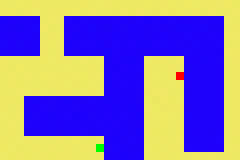
%> input picture Path_AstarB/Path_AstarB/2.jpg, 30 x 20 px (shown 8 times larger)
$ octave --eval "Path_AstarB;"   (GNU Octave 9; MATLAB toolbox functions it lacks are replaced by stand-ins)
%> lines starting %> are read from the running program, lines starting %| are printed output that depends on the picture; in (x1, y1, x2, y2) boxes, pixels count from 0 and x2, y2 are one past the last pixel; in counts of white or black regions, pixels touching at a corner belong together; the program's own positions count from 1
% Astar algorithm of route planning
% Copyright(c) 2009-2014, by Chenglong Xu, All rights reserved.
% Northeastern University, Shenyang, China
% 2018/6/6 14:36:03
function Path_AstarB
clc;
clear;
close all;
%%%%%%%%%%%%%%%%%%%%%%%%%%%%%%%%%%%%%%%%%%%%%%%%%%%%%%%%%%%读入地图
img=imread('2.jpg');
%> img is the input picture: size 20x30x3 uint8; mean R, G, B 133.7, 116.6, 174.8
[rows,cols,channel]=size(img);
%> rows = 20; cols = 30; channel = 3
for i=1:rows
    for j=1:cols
      if img(i,j,1)<=40&&img(i,j,2)>=230&&img(i,j,3)<=40%Start点
       StartP(1,1)=i; StartP(1,2)=j;
      end
      if 230<=img(i,j,1)&&img(i,j,2)<=40&&img(i,j,3)<=40%End点
       EndP(1,1)=i; EndP(1,2)=j;
      end
    end
end
%> after the loop, EndP = [10 23]; StartP = [19 13]
thresh=graythresh(img);
%> thresh = 0.653
im=im2bw(img,thresh);%01二维地图
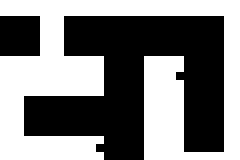
%> im: size 20x30 logical (shown 8 times larger); 49.7% white; 1 white region, box (x1, y1, x2, y2) and area: (0, 0, 30, 20) 298
map = ones(rows,cols); %img为二值化矩阵，不能直接改变需定义中间map矩阵
ow=0.5;%颜色中心
for i=1:rows
    for j=1:cols
      if im(i,j)==0
         map(i,j)=2;
      end
    end
end
%> map: size 20x30 double; values 1 (black) and 2 (white), 50.3% white; 1 black region, box (x1, y1, x2, y2) and area: (0, 0, 30, 20) 298
% [7 lines of commented-out code are left out]
%%%%%%%%%%%%%%%%%%%%%%%%%%%%%%%%%%%%%%%%%%%%%%%%%%%%%%%%%%%%%
%%  set up color map for display
%       R/255 G/255 B/255
cmap = [0.8 1 1;    % 1 - white - clear cell 第一个位置 colormap1颜色
        0 0 0;      % 2 - black - obstacle 障碍
        1 0 0;      % 3 - red -  end  终点
        0 0 1;      % 4 - blue - new-delete 新的点但是又被淘汰的
        0 1 0;      % 5 - green - start 起点
        0.5 0 0.5;  % 6 - Popul –
        1 0 1;      % 7 - Pitch – lastpath 最后规划的轨迹
        1 1 0];     % 8 - Yellow – history 历史搜索方向
colormap(cmap);
start_r=StartP(1,1);
%> start_r = 19
start_c=StartP(1,2);
%> start_c = 13
end_r=EndP(1,1);
%> end_r = 10
end_c=EndP(1,2);
%> end_c = 23
map(start_r,start_c) = 5; % 设置起点颜色
map(end_r,end_c) = 3; % 设置终点颜色
%ShowMap(ow,map,cols,rows);
%获取始点、终点索引
start_node = sub2ind(size(map), start_r, start_c); %将元素map（start_r, start_c)的下标转换成线性索引号 列搜索
%> start_node = 259
end_node = sub2ind(size(map), end_r, end_c);
%> end_node = 450
% 探索矩阵初始化
CheckPath = Inf(rows,cols);
CheckPath(start_node) = 0;
%定义H函数
[X, Y] = meshgrid (1:1:cols, 1:1:rows);
H = abs(Y - end_r) + abs(X - end_c);%H 曼哈顿距离
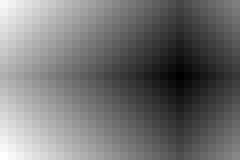
%> H: size 20x30 double (shown 8 times larger); min 0, max 32, mean 14.4; drawn with min black and max white
f = Inf(rows,cols);
f(start_node) = H(start_node);
%> f: size 20x30 double; 99.83% of the values are NaN or infinite; the others: min 19, max 19, mean 19
% 对于每个网格单元，这个数组保存其父节点的索引。
parent=zeros(rows,cols); %父节点索引
num=0;
Depth=0;%移动步数
%%主循环
%%
t0=cputime;%开始计时
while 1 %不断迭代
 num=num+1;%搜索次数
      fprintf('【INFO:--------------算法运行次数：%d】\n',num);
 %更新状态图
 map(start_node)= 5;
 map(end_node) = 3;
% ShowMap(ow,map,cols,rows);
  [~, current] = min(f(:)); %返回当前f最小值的索引
  [min_dist, ~] = min(CheckPath(:)); %返回当前距离数组所有数的最小值。min(CheckPath)为按列返回最小值
  if ((current == end_node) || isinf(min_dist)) %搜索到目标点或者全部搜索完，结束循环
    scrsz = get(0,'ScreenSize');  % 获取屏幕分辨率
    set(gcf,'Position',[scrsz(1) scrsz(2) ceil(cols/50*scrsz(3)/1.5) ceil(rows/30*scrsz(4)/1.5)]);
     t1=cputime-t0;%计算时间
     fprintf('【INFO:--------------运行时间:%3.3fs 】\n',t1);
     fprintf('【INFO:--------------路径规划完成！   】\n');
       break;
  end;
map(current) = 8; %将当前颜色标为黄色
f(current) = Inf;  %当前区域在距离数组中设置为无穷，表示已搜索
 [i,j] = ind2sub(size(CheckPath), current); %返回当前位置的坐标
neighbor = [i-1,j;
            i+1,j;
            i,j+1;
            i,j-1]; %确定当前位置的上下左右区域
outRangetest = (neighbor(:,1)<1) + (neighbor(:,1)>rows) +...
                   (neighbor(:,2)<1) + (neighbor(:,2)>cols ); %判断下一次搜索的区域是否超出限制。
locate = find(outRangetest>0); %返回超限点的行数
neighbor(locate,:)=[]; %在下一次搜索区域里去掉超限点，搜索到边界了
neighborIndex = sub2ind(size(map),neighbor(:,1),neighbor(:,2)); %返回下次搜索区域的索引号。neighbor(1,1) neighbor(1,2)---neighbor(n,1) neighbor(n,2)
for i=1:length(neighborIndex) %4个
if (map(neighborIndex(i))~=2) && (map(neighborIndex(i))~=8 && map(neighborIndex(i))~= 5)
    map(neighborIndex(i)) = 4; %如果下次搜索的点不是障碍，不是起点，没有搜索过就标为蓝色
 if CheckPath(neighborIndex(i))> min_dist + 1      %Inf
      CheckPath(neighborIndex(i)) = min_dist+1;%
        parent(neighborIndex(i)) = current; %如果在距离数组里，当前索引选为父索引
        Depth=Depth+1;
        f(neighborIndex(i))=H(neighborIndex(i))+Depth;%f=H+G 当只有H最优化时速度快但不准（大地图）
  end
 end
end
end
%> this loop made 263 passes
%> (current, j, outRangetest, neighborIndex) on passes 1, 2, 4: (259, 13, [0; 0; 0; 0], [258; 260; 279; 239]), (258, 13, [0; 0; 0; 0], [257; 259; 278; 238]), (238, 12, [0; 0; 0; 0], [237; 239; 258; 218])
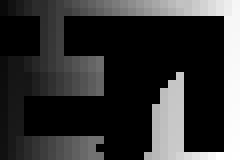
%> parent: size 20x30 double (shown 8 times larger); min 0, max 580, mean 123; drawn with min black and max white
%> after the loop, Depth = 272; neighbor = [19 20; 20 21; 20 19]; num = 263; scrsz = [1 1 1 1]; t1 = 0.16
%%画图
figure(1)
if (isinf(CheckPath(end_node)))
    route = []; %不知道route大小
else
    %提取路线索引，不为0的
   route =end_node;
%> route = 450
      while (parent(route(1)) ~= 0)
              route = [parent(route(1)), route]; %扩展
      end
%> this loop made 87 passes
%> route on passes 1 to 12: [451 450], [452 451 450], [453 452 451 450], [454 453 452 451 450], [455 454 453 452 451 450], [456 455 454 453 452 451 450], [457 456 455 454 453 452 451 450], [458 457 456 455 454 453 452 451 450], [459 458 457 456 455 454 453 452 451 450], [460 459 458 457 456 455 454 453 452 451 450], [480 460 459 458 457 456 455 454 453 452 451 450], [500 480 460 459 458 457 456 455 454 453 452 451 450]
%> after the loop, route = 88 values, max 580 at index 72, min 50 at index 20, mean 336.7
    %动态显示出路线
        for k = 2:length(route) - 1
          map(route(k)) = 7;
                pause(0.1);
              ShowMap(ow,map,cols,rows);
              end
%> this loop made 86 passes
%> pass 1, in Path_AstarB, `ShowMap(ow,map,cols,rows);`:
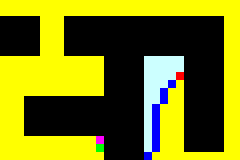
%> displayed picture: size 20x30x3, on the screen's scale of 0 to 255 (shown 8 times larger); mean R, G, B 120.5, 122.4, 16.1
%> after the loop:
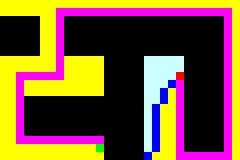
%> displayed picture: size 20x30x3, on the screen's scale of 0 to 255 (shown 8 times larger); mean R, G, B 120.5, 86.3, 52.3
end

figure(2)
image(0.5, 0.5, img),grid on;
title('输入的地图');

fprintf('【INFO:--------------实际距离：%d     】\n',length(route));
%| 【INFO:--------------实际距离：88     】
fprintf('【INFO:--------------移动步数数：%d  】\n',Depth);
%| 【INFO:--------------移动步数数：272  】


function ShowMap(ow,map,cols,rows)
image(ow, ow, map);
grid on;
xlimx=get(gca,'xlim');    %得到x轴的取值范围
ylimy=get(gca,'ylim');    %得到x轴的取值范围
set(gca,'Xtick',0:xlimx(2)/cols:xlimx(2)) %设置间隔
set(gca,'Ytick',0:ylimy(2)/rows:ylimy(2)) %设置间隔
title('A^{*}路径规划');
xlabel('像素');ylabel('像素');
%grid minor;
box on;
axis image;
